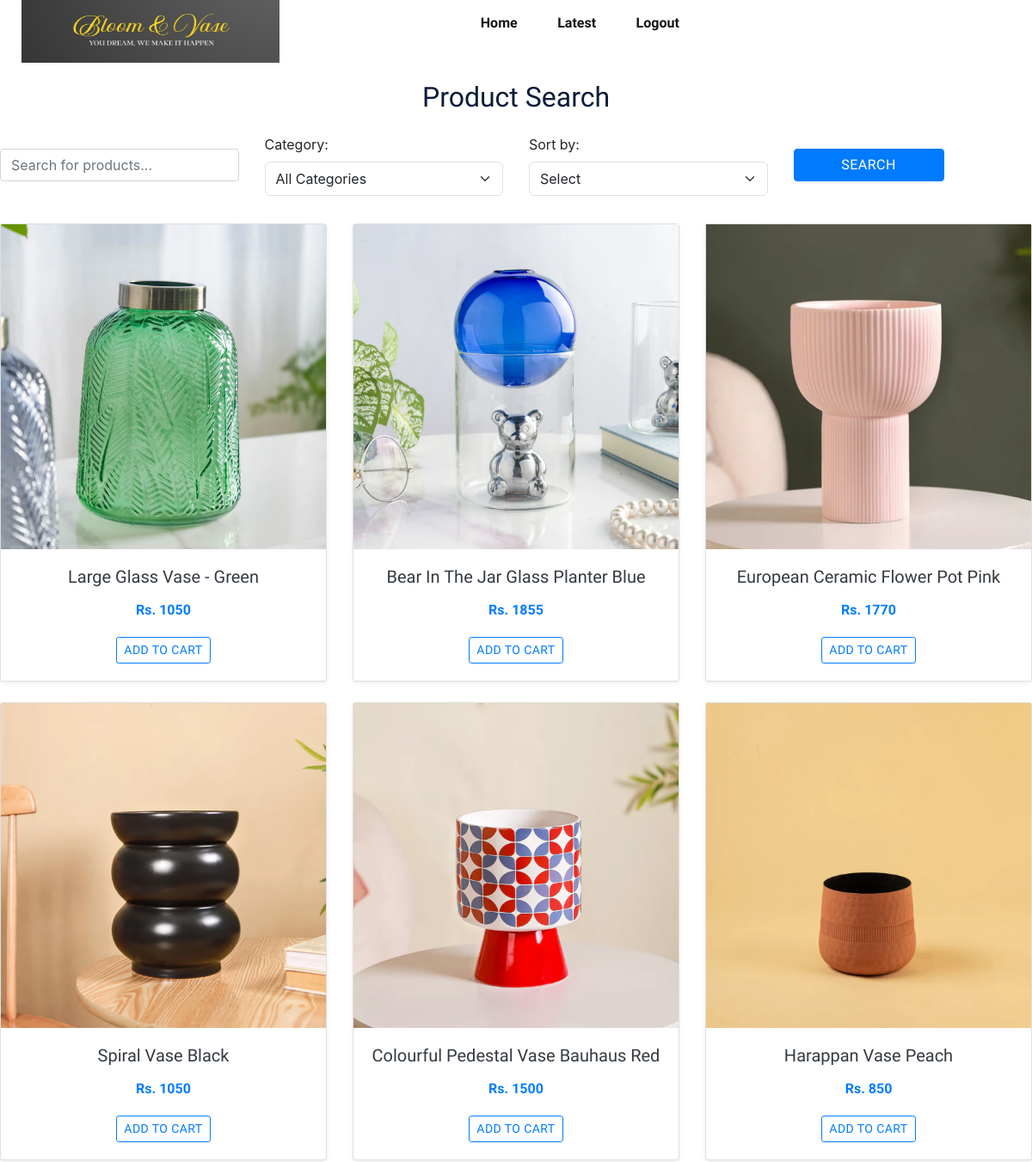
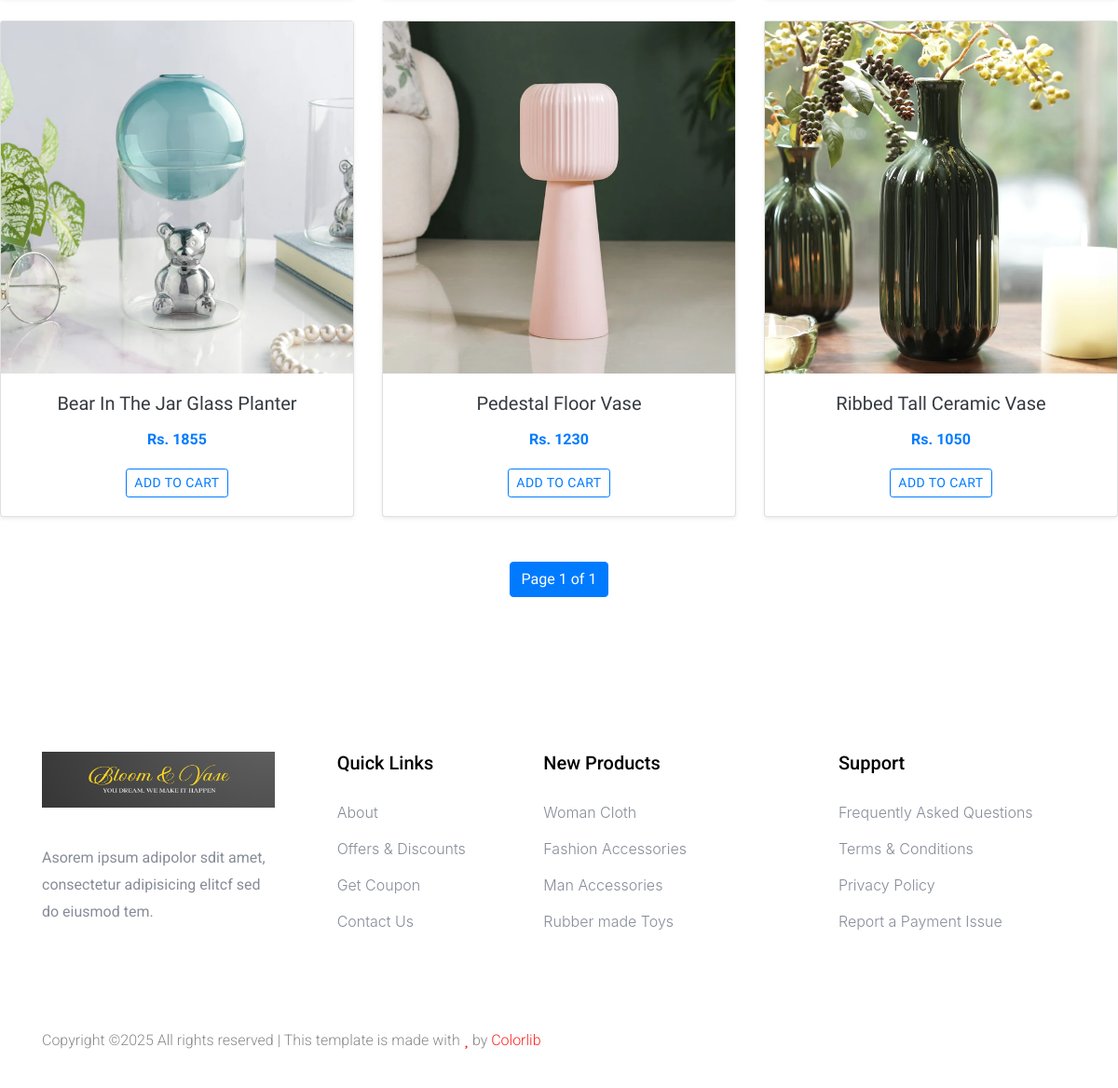
The page /product_list_search/ (signed in) on the database its author committed (2 pictures, top to bottom).
### product/models.py (models this page shows, shortened)
class Product(models.Model):
    CHOICES = [
        ('large','Large'),
        ('medium','Medium'),
        ('small','Small')
    ]
    name = models.CharField(max_length=100)
    base_image = models.ImageField(upload_to='products/base')
    price = models.PositiveIntegerField()
    description = models.TextField()
    created = models.DateTimeField(default=datetime.now)
    discount = models.FloatField()
    size = models.CharField(max_length=20,choices=CHOICES,default = 'small')
    category = models.ForeignKey('Category',on_delete=models.CASCADE)
    soft_deleted = models.BooleanField(default=False)

### product/views.py (the view)
# urls.py: path('product_list_search/',product_list_search,name='product_list_search'),
@login_required
def product_list_search(request):
    print("inside search")
    category_id = request.GET.get('category')
    sort_by = request.GET.get('sort_by')
    search_query = request.GET.get('query', '')
    products = Product.objects.filter(soft_deleted=False)
    if search_query:
        products = products.filter(name__icontains=search_query).exclude(soft_deleted = True,category__inactive = True)
    if category_id:
        products = products.filter(category_id=category_id).exclude(soft_deleted = True,category__inactive = True)
    if sort_by == 'price_low_to_high':
        products = products.order_by('price')
    elif sort_by == 'price_high_to_low':
        products = products.order_by('-price')
    elif sort_by == 'new_arrivals':
        products = products.order_by('-created')
    elif sort_by == 'alphabetical_az':
        products = products.order_by('name')
    elif sort_by == 'alphabetical_za':
        products = products.order_by('-name')
    paginator = Paginator(products, 9)
    page_number = request.GET.get('page')
    page = paginator.get_page(page_number)
    categories = Category.objects.filter(inactive=False)
    context = {
        'products': page,
        'categories': categories,
        'selected_category': category_id,
        'selected_sort_by': sort_by,
        'search_query': search_query,
    }
    return render(request,'product_list_search.html', context)

### product/templates/product_list_search.html (shortened to what this page needs)
{% extends 'user/index.html' %}
{% load static %}
{% block body %}
<h2 class="text-center my-4">Product Search</h2>
<form method="get" action="{% url 'product_list_search' %}" class="mb-4">
    <div class="row align-items-center">
        <div class="col-md-3 mb-2">
            <input type="text" name="query" placeholder="Search for products..." class="form-control" value="{{ search_query }}" />
        </div>
        <div class="col-md-3 mb-2">
            <label for="category" class="form-label">Category:</label>
            <select name="category" id="category" class="form-select" onchange="this.form.submit()">
                <option value="">All Categories</option>
            </select>
        </div>
        <div class="col-md-3 mb-2">
            <label for="sort_by" class="form-label">Sort by:</label>
            <select name="sort_by" id="sort_by" class="form-select" onchange="this.form.submit()">
                <option value="">Select</option>
            </select>
        </div>
        <div class="col-md-2 mb-2">
            <button type="submit" class="btn btn-primary w-100">Search</button>
        </div>
    </div>
</form>
<div class="row">
    {% for product in products %}
        <div class="col-xl-4 col-lg-4 col-md-6 col-sm-12 mb-4">
            <div class="card h-100 shadow-sm">
                <div class="card-img-top position-relative">
                    <a href="{% url 'product_details' product.id %}">
                        <img src="{{ product.base_image.url }}" class="img-fluid" alt="Product Image">
                    </a>
                    <div class="position-absolute top-0 end-0 p-2">
                    </div>
                </div>
                <div class="card-body text-center">
                    <h5 class="card-title">
                        <a href="{% url 'product_details' product.id %}" class="text-dark">{{ product.name }}</a>
                    </h5>
                    <p class="card-text fw-bold text-primary">Rs. {{ product.price }}</p>
                    <button class="btn btn-outline-primary btn-sm">Add to Cart</button>
                </div>
            </div>
        </div>
    {% empty %}
        <div class="col-12">
            <p class="text-center text-muted">No products found matching your search criteria.</p>
        </div>
    {% endfor %}
</div>
<div class="d-flex justify-content-center mt-4">
    <nav aria-label="Page navigation">
        <ul class="pagination">
            <li class="page-item active">
                <span class="page-link">
                    Page {{ products.number }} of {{ products.paginator.num_pages }}
                </span>
            </li>
        </ul>
    </nav>
</div>
{% endblock body %}

### rows shown on the page
Product: base_image (picture), name "Large Glass Vase - Green", price "1050"
Product: base_image (picture), name "Bear In The Jar Glass Planter Blue", price "1855"
Product: base_image (picture), name "European Ceramic Flower Pot Pink", price "1770"
Product: base_image (picture), name "Spiral Vase Black", price "1050"
Product: base_image (picture), name "Colourful Pedestal Vase Bauhaus Red", price "1500"
Product: base_image (picture), name "Harappan Vase Peach", price "850"
Product: base_image (picture), name "Bear In The Jar Glass Planter", price "1855"
Product: base_image (picture), name "Pedestal Floor Vase", price "1230"
Product: base_image (picture), name "Ribbed Tall Ceramic Vase", price "1050"

### other values the page prints
{{ products.number }} "1"
{{ products.paginator.num_pages }} "1"
